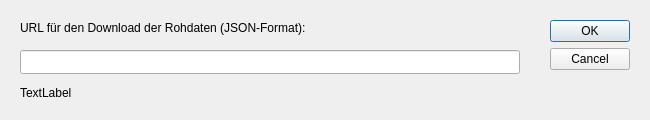
<?xml version="1.0" encoding="UTF-8"?>
<ui version="4.0">
 <class>changeurl</class>
 <widget class="QDialog" name="changeurl">
  <property name="geometry">
   <rect>
    <x>0</x>
    <y>0</y>
    <width>650</width>
    <height>120</height>
   </rect>
  </property>
  <property name="sizePolicy">
   <sizepolicy hsizetype="MinimumExpanding" vsizetype="MinimumExpanding">
    <horstretch>0</horstretch>
    <verstretch>0</verstretch>
   </sizepolicy>
  </property>
  <property name="minimumSize">
   <size>
    <width>650</width>
    <height>100</height>
   </size>
  </property>
  <property name="windowTitle">
   <string>Dialog</string>
  </property>
  <widget class="QDialogButtonBox" name="buttonBox">
   <property name="geometry">
    <rect>
     <x>550</x>
     <y>20</y>
     <width>80</width>
     <height>60</height>
    </rect>
   </property>
   <property name="sizePolicy">
    <sizepolicy hsizetype="Fixed" vsizetype="MinimumExpanding">
     <horstretch>0</horstretch>
     <verstretch>0</verstretch>
    </sizepolicy>
   </property>
   <property name="minimumSize">
    <size>
     <width>80</width>
     <height>60</height>
    </size>
   </property>
   <property name="orientation">
    <enum>Qt::Vertical</enum>
   </property>
   <property name="standardButtons">
    <set>QDialogButtonBox::Cancel|QDialogButtonBox::Ok</set>
   </property>
  </widget>
  <widget class="QLabel" name="label">
   <property name="geometry">
    <rect>
     <x>20</x>
     <y>20</y>
     <width>311</width>
     <height>16</height>
    </rect>
   </property>
   <property name="text">
    <string>URL für den Download der Rohdaten (JSON-Format):</string>
   </property>
  </widget>
  <widget class="QLineEdit" name="userUrlInput">
   <property name="geometry">
    <rect>
     <x>20</x>
     <y>50</y>
     <width>500</width>
     <height>24</height>
    </rect>
   </property>
   <property name="minimumSize">
    <size>
     <width>500</width>
     <height>0</height>
    </size>
   </property>
  </widget>
  <widget class="QLabel" name="errorLabel">
   <property name="geometry">
    <rect>
     <x>20</x>
     <y>85</y>
     <width>500</width>
     <height>16</height>
    </rect>
   </property>
   <property name="sizePolicy">
    <sizepolicy hsizetype="MinimumExpanding" vsizetype="Minimum">
     <horstretch>0</horstretch>
     <verstretch>0</verstretch>
    </sizepolicy>
   </property>
   <property name="minimumSize">
    <size>
     <width>500</width>
     <height>16</height>
    </size>
   </property>
   <property name="text">
    <string>TextLabel</string>
   </property>
  </widget>
 </widget>
 <resources/>
 <connections>
  <connection>
   <sender>buttonBox</sender>
   <signal>accepted()</signal>
   <receiver>changeurl</receiver>
   <slot>accept()</slot>
   <hints>
    <hint type="sourcelabel">
     <x>248</x>
     <y>254</y>
    </hint>
    <hint type="destinationlabel">
     <x>157</x>
     <y>274</y>
    </hint>
   </hints>
  </connection>
  <connection>
   <sender>buttonBox</sender>
   <signal>rejected()</signal>
   <receiver>changeurl</receiver>
   <slot>reject()</slot>
   <hints>
    <hint type="sourcelabel">
     <x>316</x>
     <y>260</y>
    </hint>
    <hint type="destinationlabel">
     <x>286</x>
     <y>274</y>
    </hint>
   </hints>
  </connection>
 </connections>
</ui>
